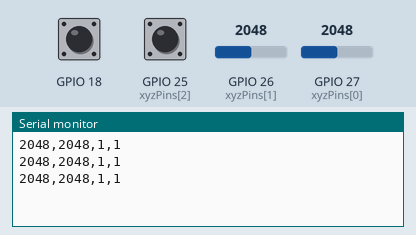
Bench run of a sketch on a simulated ESP32. Shown: the last lines printed to the serial monitor. The inputs (shaded band) are chosen by the test bench; at power-on: GPIO 26 (xyzPins[1]) = 2048, GPIO 27 (xyzPins[0]) = 2048, GPIO 18 HIGH, GPIO 25 (xyzPins[2]) HIGH.

Above: at 1.3 s.
1.4 s: GPIO 26 (xyzPins[1]) set to 2866
At 1.9 s:
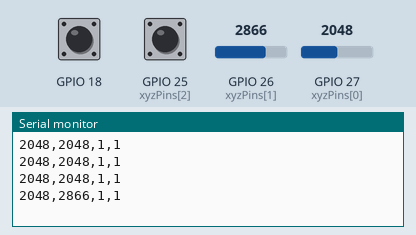
2.9 s: GPIO 27 (xyzPins[0]) set to 2866
At 3.4 s:
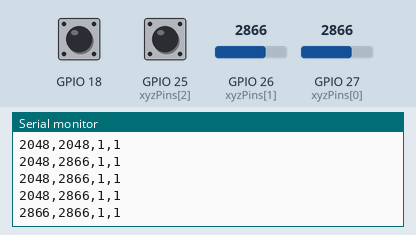
4.4 s: GPIO 18 pulled LOW for 0.6 s
At 4.9 s:
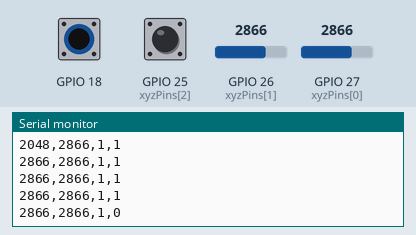
6.5 s: GPIO 25 (xyzPins[2]) pulled LOW for 0.6 s
At 6.9 s:
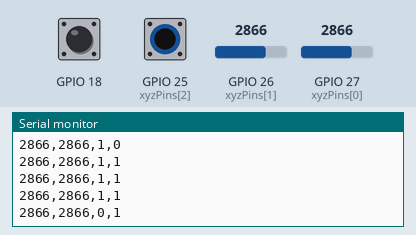
8.6 s: GPIO 26 (xyzPins[1]) set to 3603
At 8.6 s:
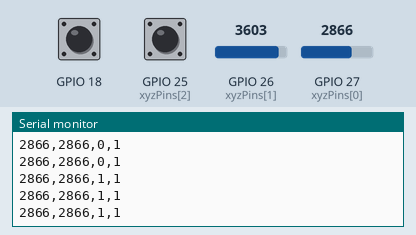
10.1 s: GPIO 18 pulled LOW for 1 s
At 10.9 s:
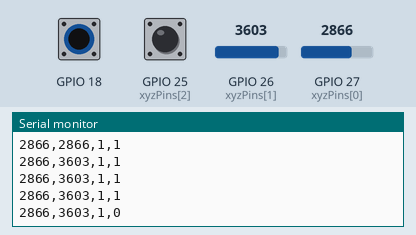
Timing chart, 0 to 13.1 s (numbered marks = the images above; inputs shaded):
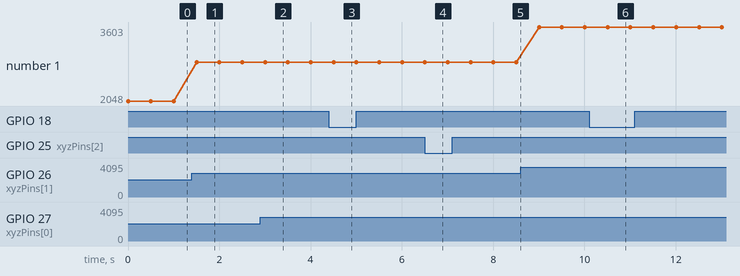

The sketch:

user_input.ino
```cpp
int xyzPins[] = {27, 26, 25};

void setup() {
  // put your setup code here, to run once:
  Serial.begin(115200);
  pinMode(xyzPins[2], INPUT_PULLUP);
  pinMode(18, INPUT_PULLUP);
}

void loop() {
  // put your main code here, to run repeatedly:
  int xVal = analogRead(xyzPins[0]);
  int yVal = analogRead(xyzPins[1]);
  int zVal = digitalRead(xyzPins[2]);
  int buttonVal = digitalRead(18);
  Serial.printf("%d,%d,%d,%d\n", xVal, yVal, zVal, buttonVal);
  delay(500);
}
```

Measured:
- after the input at 1.4 s, the serial monitor: prints a new line after 0.10 s (image 1)
- after the input at 2.9 s, the serial monitor: prints a new line after 0.10 s (image 2)
- after the input at 4.4 s, the serial monitor: prints a new line after 0.10 s (image 3)
- after the input at 6.5 s, the serial monitor: prints a new line at once (image 4)
- after the input at 10.1 s, the serial monitor: prints a new line after 0.41 s (image 6)
- plotted number 1: 2048 → 2866 after the input at 1.4 s, 2866 → 3603 after the input at 8.6 s
